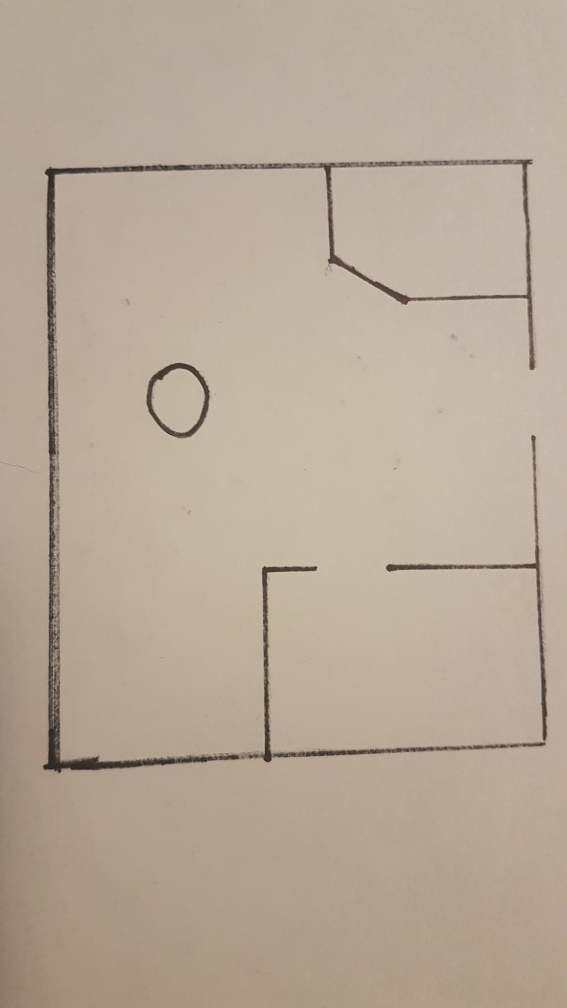
#> input picture Images/test.jpg, 2268 x 4032 px (shown at 1/4 size)
$ python -i detect.py   (imports and definitions only)
#> lines starting #> are read from the running program, lines starting #| are printed output that depends on the picture; after the words box and inside, x2 and y2 are one past the last pixel; in counts of white or black regions, pixels touching at a corner belong together
import cv2
import numpy as np
from . import image
from . import const
from . import image
from . import calculate
from . import transform
import math

# Calculate (actual) size of apartment

"""
Detect
This file contains functions used when detecting and calculating shapes in images.

FloorplanToBlender3d
Copyright (C) 2022 Daniel Westberg
"""


# [554 lines left out: functions wall_filter, precise_boxes, __corners_and_draw_lines, find_rooms, and_remove_precise_boxes, outer_contours and 4 more, not called in this run]

>>> import cv2
>>> picture = cv2.imread('../Images/test.jpg', cv2.IMREAD_GRAYSCALE)
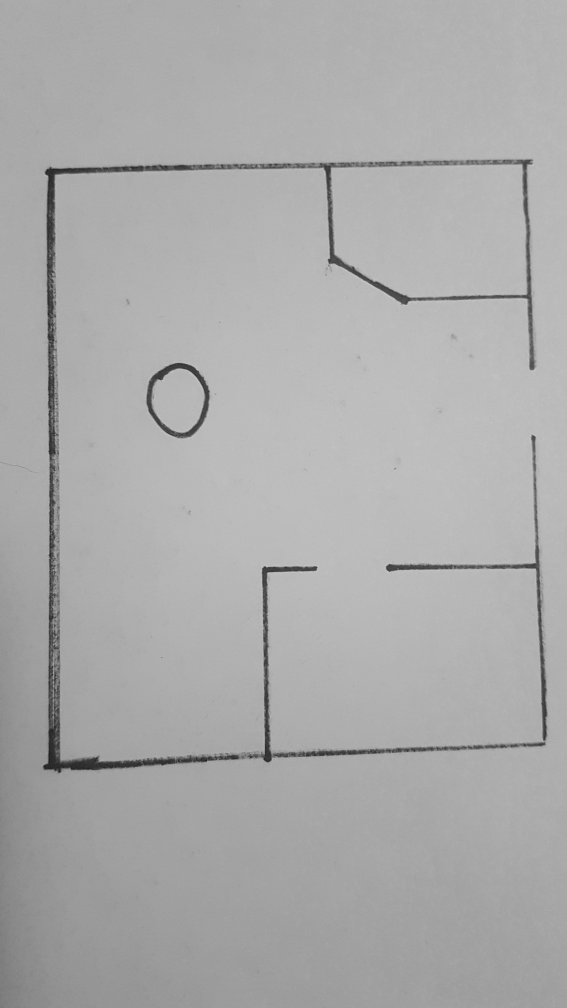
#> picture: shape (4032, 2268) (shown at 1/4 size); min 3, max 214, mean 171.1
>>> result = wall_filter(picture)
#> in wall_filter, `_, thresh = cv2.threshold( gray, const.WALL_FILTER_TRESHOLD[0], const...`:
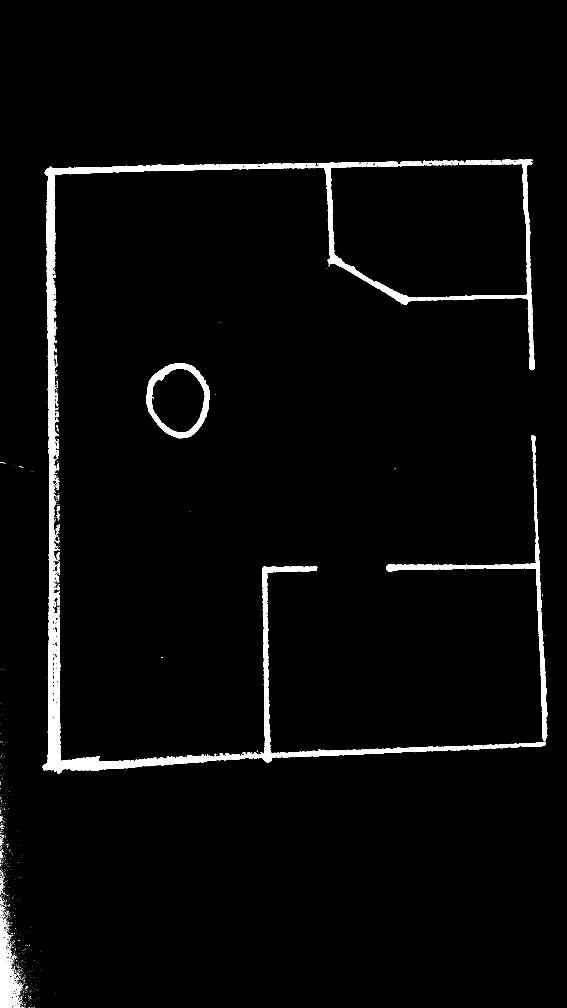
#> thresh: shape (4032, 2268) (shown at 1/4 size); 2.9% white; 1449 white regions (1378 under 20 px), largest, box (x1, y1, x2, y2) and area: (171, 638, 2182, 3094) 201806, (1544, 1740, 2189, 2964) 26372, (585, 1452, 839, 1753) 17025
#> in wall_filter, `opening = cv2.morphologyEx( thresh, cv2.MORPH_OPEN, kernel, iterations..`:
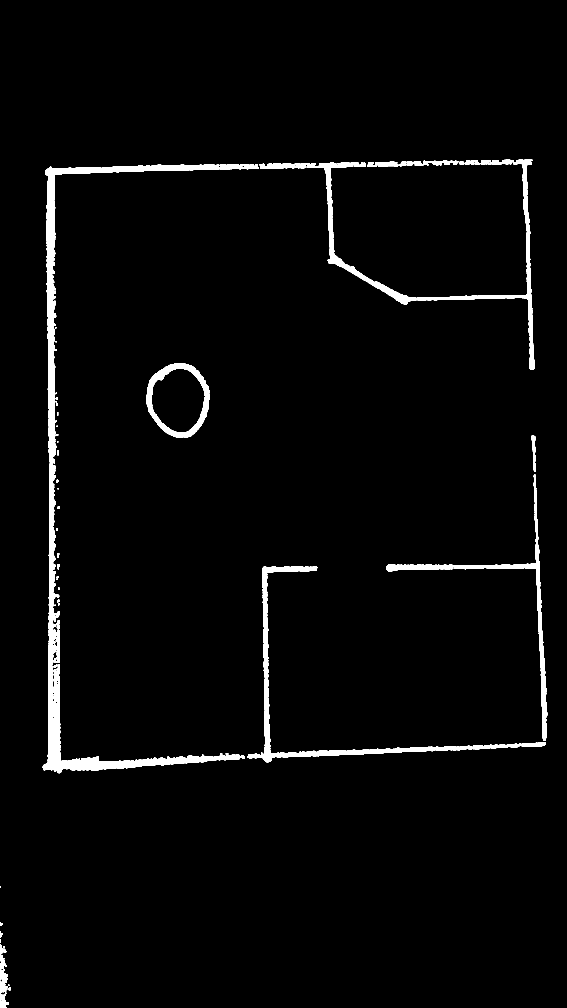
#> opening: shape (4032, 2268) (shown at 1/4 size); 2.7% white; 71 white regions (1 under 20 px), largest, box (x1, y1, x2, y2) and area: (171, 656, 1036, 3093) 107268, (1038, 638, 2139, 1480) 41081, (989, 2265, 1870, 3049) 32573
#> in wall_filter, `sure_bg = cv2.dilate( opening, kernel, iterations=const.WALL_FILTER_DI..`:
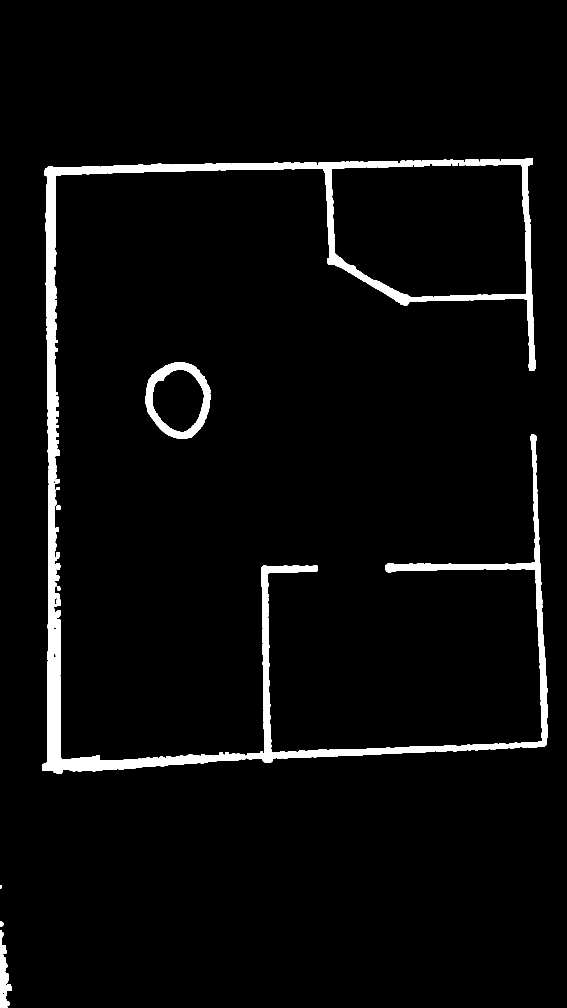
#> sure_bg: shape (4032, 2268) (shown at 1/4 size); 3.7% white; 17 white regions, largest, box (x1, y1, x2, y2) and area: (168, 635, 2142, 3096) 215652, (986, 1894, 2192, 3052) 87536, (583, 1449, 841, 1755) 23123
#> in wall_filter, `dist_transform = cv2.distanceTransform( opening, cv2.DIST_L2, const.WA..`:
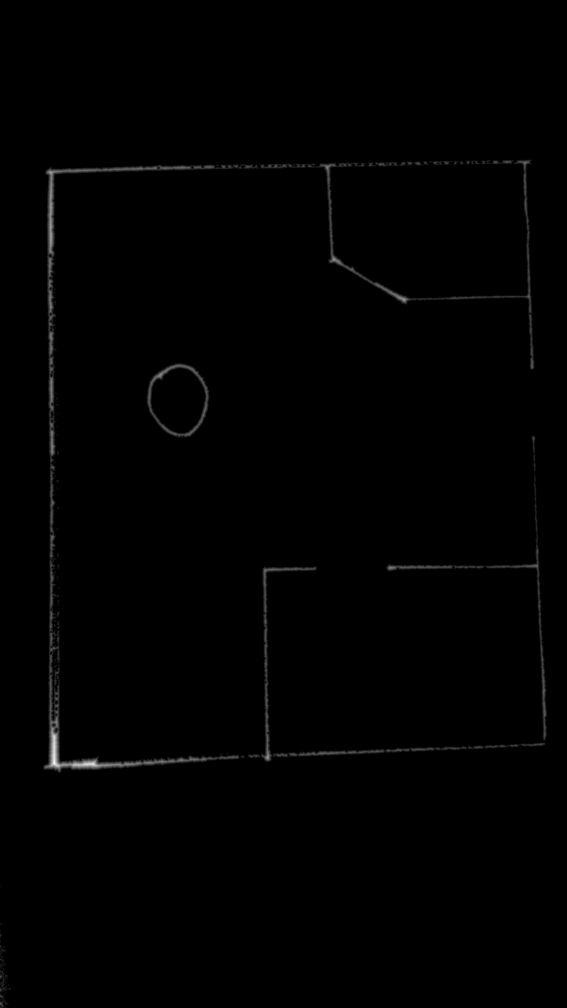
#> dist_transform: shape (4032, 2268) float32 (shown at 1/4 size); min 0, max 26.98, mean 0.1; drawn with min black and max white
#> in wall_filter, `ret, sure_fg = cv2.threshold( const.WALL_FILTER_DISTANCE_THRESHOLD[0] ..`:
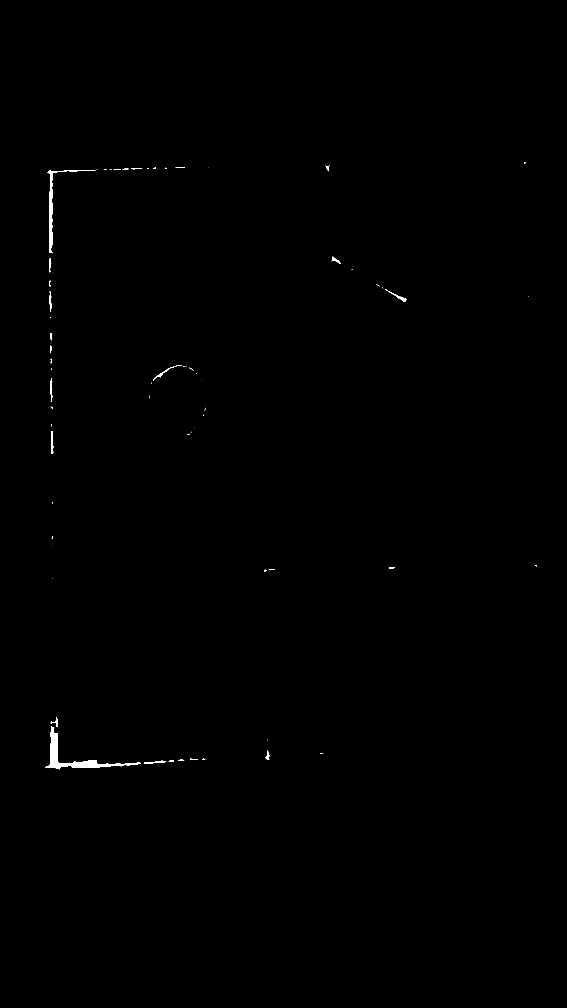
#> sure_fg: shape (4032, 2268) float32 (shown at 1/4 size); 0.19% white; 75 white regions (42 under 20 px), largest, box (x1, y1, x2, y2) and area: (182, 2905, 564, 3077) 8761, (190, 680, 382, 1013) 3844, (1539, 1156, 1627, 1207) 534
#> in wall_filter, `ret, sure_fg = cv2.threshold( const.WALL_FILTER_DISTANCE_THRESHOLD[0] ..`: ret = 5.4
#> in wall_filter, `unknown = cv2.subtract(sure_bg, sure_fg)`:
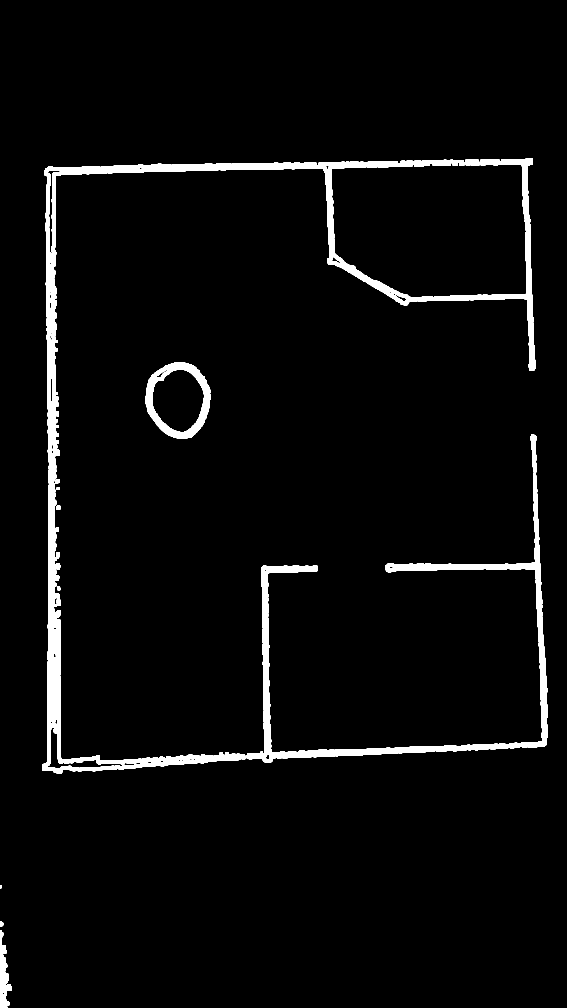
#> unknown: shape (4032, 2268) (shown at 1/4 size); 3.5% white; 17 white regions, largest, box (x1, y1, x2, y2) and area: (168, 635, 2142, 3096) 198994, (986, 1894, 2192, 3052) 87050, (583, 1449, 841, 1755) 22589
